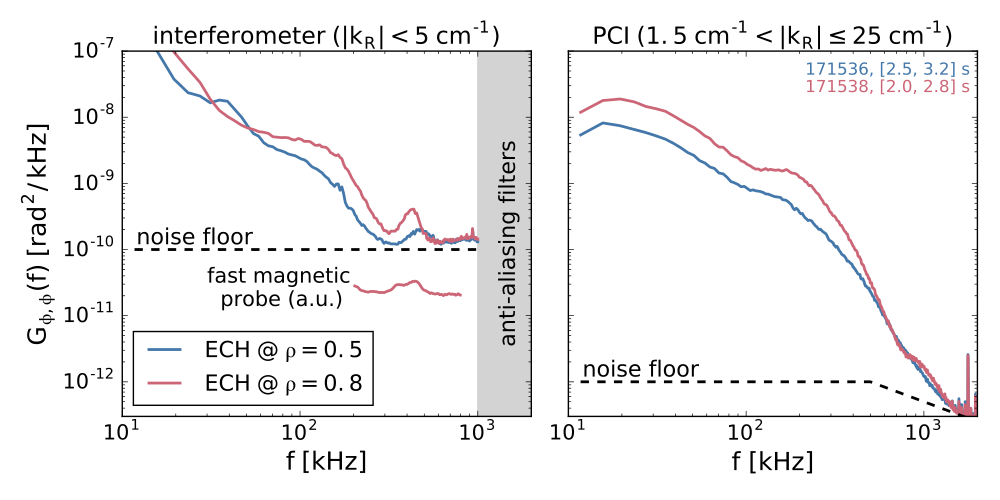

Python code for this plot:
import numpy as np
import matplotlib.pyplot as plt
import matplotlib as mpl
from distinct_colours import get_distinct

import random_data as rd
import mitpci
from gadata import gadata
import magnetics

from noise_floor import (
    interferometer_noise_floor_model,
    pci_noise_floor_model)


shots = [
    171536,
    171538
]
rhos = [
    0.5,
    0.8
]
tlims = [
    [2.5, 3.2],
    [2.0, 2.8]
]
pci_channel = 8

# Conversion factors
Hz_per_kHz = 1e3

# ELM-filtering parameters
sigma_mult = 3
debounce_dt = 0.5e-3            # Less than ELM spacing
window_fraction = [0.2, 0.8]

# Spectral parameters
Tens = 0.5e-3       # Less than ELM spacing
Nreal_per_ens = 1   # Do averaging after ELM-filtering

# Plotting parameters
figsize = (10, 5)
cols = get_distinct(2)
linewidth = 2
fontsize = 18
mpl.rcParams['xtick.labelsize'] = fontsize - 3
mpl.rcParams['ytick.labelsize'] = fontsize - 3

# Remove interferometer coherent pickup
fcoherent = [
    [321993, 345681],
    [490328, 514368],
    [654570, 682260],
    [825666, 850316],
    [990271, 1017980]
]


if __name__ == '__main__':
    fig, axes = plt.subplots(
        1, 2, sharex=True, sharey=True, figsize=figsize)

    for sind, shot in enumerate(shots):
        rho = rhos[sind]
        tlim = tlims[sind]

        # Load data
        L = mitpci.interferometer.Lissajous(shot, tlim=tlim)
        Ph_int = mitpci.interferometer.Phase(L)
        Ph_pci = mitpci.pci.Phase(shot, pci_channel, tlim=tlim)

        # Compute spectra
        asd_int = rd.spectra.AutoSpectralDensity(
            Ph_int.x, Fs=Ph_int.Fs, t0=Ph_int.t0,
            Tens=Tens, Nreal_per_ens=Nreal_per_ens)
        asd_pci = rd.spectra.AutoSpectralDensity(
            Ph_pci.x, Fs=Ph_pci.Fs, t0=Ph_pci.t0,
            Tens=Tens, Nreal_per_ens=Nreal_per_ens)

        # ELM filter
        SH = rd.signals.SpikeHandler(
            Ph_int.x, Fs=Ph_int.Fs, t0=Ph_int.t0,
            sigma_mult=sigma_mult, debounce_dt=debounce_dt)

        # Remove coherent peaks from interferometer spectra
        for fc in fcoherent:
            find = np.where(np.logical_and(
                asd_int.f >= fc[0],
                asd_int.f <= fc[1]))[0]

            asd_int.Gxx[find, :] = 0
            asd_int.Gxx[find, :] = np.mean([
                asd_int.Gxx[find[0] - 1, :],
                asd_int.Gxx[find[-1] + 1, :]],
                axis=0)

        find_int = np.where(np.logical_and(
            asd_int.f >= 10e3,
            asd_int.f <= 1e6))[0]
        find_pci = np.where(np.logical_and(
            asd_pci.f >= 10e3,
            asd_pci.f <= 2e6))[0]

        # Unit conversions
        asd_int.f /= Hz_per_kHz
        asd_pci.f /= Hz_per_kHz
        asd_int.Gxx *= Hz_per_kHz
        asd_pci.Gxx *= Hz_per_kHz

        # Plot spectra
        ind = SH.getSpikeFreeTimeIndices(
            asd_int.t, window_fraction=window_fraction)
        axes[0].loglog(
            asd_int.f[find_int],
            np.mean(asd_int.Gxx[find_int, :][:, ind], axis=-1),
            c=cols[sind],
            linewidth=linewidth)
        axes[1].loglog(
            asd_pci.f[find_pci],
            np.mean(asd_pci.Gxx[find_pci, :][:, ind], axis=-1),
            c=cols[sind],
            linewidth=linewidth)

    # Plot noise floors
    axes[0].loglog(
        asd_int.f[find_int],
        interferometer_noise_floor_model(asd_int.f[find_int]),
        linestyle='--',
        linewidth=linewidth,
        c='k')
    axes[1].loglog(
        asd_pci.f[find_pci],
        pci_noise_floor_model(asd_pci.f[find_pci]),
        linestyle='--',
        linewidth=linewidth,
        c='k')
    axes[0].annotate(
        'noise floor',
        xy=(12, 1.2e-10),
        fontsize=(fontsize - 2))
    axes[1].annotate(
        'noise floor',
        xy=(12, 1.2e-12),
        fontsize=(fontsize - 2))

    # Labeling
    axes[0].set_title(
        r'$\mathregular{interferometer \; (|k_R| < 5 \; cm^{-1})}$',
        fontsize=(fontsize - 1))
    axes[1].set_title(
        r'$\mathregular{PCI \; (1.5 \; cm^{-1} < |k_R| \leq 25 \; cm^{-1})}$',
        fontsize=(fontsize - 1))
    axes[0].set_ylabel(
        r'$\mathregular{G_{\phi,\phi}(f) \; [rad^2 /\, kHz]}$',
        fontsize=fontsize)
    axes[0].set_xlabel(
        r'$\mathregular{f \; [kHz]}$',
        fontsize=fontsize)
    axes[1].set_xlabel(
        r'$\mathregular{f \; [kHz]}$',
        fontsize=fontsize)
    axes[1].set_xlabel(
        'f [kHz]',
        fontsize=fontsize)
    labels = [
        r'$\mathregular{ECH \; @ \; \rho = 0.5}$',
        r'$\mathregular{ECH \; @ \; \rho = 0.8}$'
    ]
    axes[0].legend(
        labels,
        loc='lower left',
        fontsize=(fontsize - 2))

    # Limits and tick marks
    plt.xlim([10, 2000])
    axes[0].xaxis.set_major_formatter(
        mpl.ticker.FormatStrFormatter('%d'))
    axes[1].xaxis.set_major_formatter(
        mpl.ticker.FormatStrFormatter('%d'))
    axes[0].set_xticks([10, 100, 1000])
    axes[1].set_xticks([10, 100, 1000])

    ylim = [3e-13, 1e-7]
    axes[0].set_ylim(ylim)
    axes[1].set_ylim(ylim)
    axes[0].set_yticks([1e-12, 1e-10, 1e-8])

    # Indicate anti-aliasing filters
    axes[0].fill_betweenx(
        ylim,
        1e3,
        x2=2e3,
        color='lightgray')
    axes[0].text(
        1.3e3,
        2.5e-9,
        'anti-aliasing filters',
        rotation=90,
        fontsize=(fontsize - 2))

    # Add shot numbers & times
    x0 = 2.15e2

    sind = 0
    axes[1].annotate(
        '%i, [%.1f, %.1f] s' % (shots[sind], tlims[sind][0], tlims[sind][1]),
        (x0, 4.4e-8),
        color=cols[sind],
        fontsize=(fontsize - 6))
    sind = 1
    axes[1].annotate(
        '%i, [%.1f, %.1f] s' % (shots[sind], tlims[sind][0], tlims[sind][1]),
        (x0, 2.4e-8),
        color=cols[sind],
        fontsize=(fontsize - 6))

    # Overlay fast magnetic probe high-f spectra
    sind = 1
    shot = shots[sind]

    tlim = tlims[sind]

    if tlim[1] >= 3.05:
        tlim[1] = 3.05

    # Load data
    sig = magnetics.signal.Signal(
        shot, 'b5', tlim=tlim)

    # Detect spikes
    SH = rd.signals.SpikeHandler(
        sig.x, Fs=sig.Fs, t0=sig.t0,
        sigma_mult=sigma_mult, debounce_dt=debounce_dt)

    # Compute ELM-free spectrum
    asd_b5 = rd.spectra.AutoSpectralDensity(
        sig.x, Fs=sig.Fs, t0=sig.t0,
        Tens=(0.5 * debounce_dt), Nreal_per_ens=1)

    # Average only over `window_fraction` of spike-free windows
    ind = SH.getSpikeFreeTimeIndices(
        asd_b5.t,
        window_fraction=window_fraction)
    asd_b5_ELM_free = np.mean(
        asd_b5.Gxx[:, ind],
        axis=-1)

    # Unit conversions
    asd_b5.f /= Hz_per_kHz

    # Only plot points between 300 kHz and 800 kHz
    find_b5 = np.where(np.logical_and(
        asd_b5.f >= 200,
        asd_b5.f < 800))[0]

    norm = 2e-8 / 1e-11

    axes[0].loglog(
        asd_b5.f[find_b5],
        asd_b5_ELM_free[find_b5] / norm,
        c=cols[sind],
        linewidth=linewidth)
    axes[0].annotate(
        'fast magnetic\n  probe (a.u.)',
        xy=(30, 1.4e-11),
        fontsize=(fontsize - 3))

    plt.tight_layout()

    plt.show()
